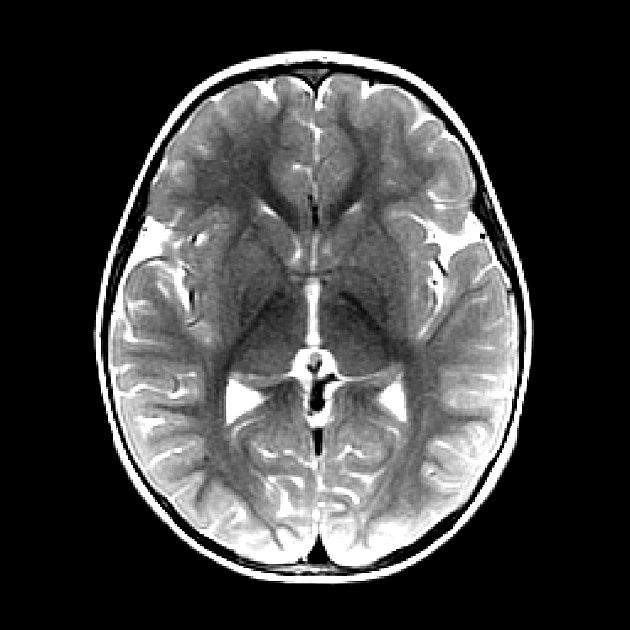
#> input picture dataset/no/no0.jpg, 630 x 630 px; its folder holds 4 pictures in this run
$ python mainTrain.py
#> lines starting #> are read from the running program, lines starting #| are printed output that depends on the picture; pictures that were not available may be replaced by others from this repository, and a replacement may not be noted
#Importing The Libraries
import os
import cv2
from PIL import Image
import numpy as np
from sklearn.model_selection import train_test_split
from sklearn.linear_model import LogisticRegression
from sklearn.metrics import accuracy_score
from sklearn.svm import SVC
import warnings
import pickle

# //Set Dataset Path according to yourself
image_path = './dataset'

#Two Arrays for (Images and Labels->{0,1}) (0 = No Tumor  , 1 = Tumor Present)
dataset = []
label = []


#Importing data into arrays
no_tumor_list = os.listdir(image_path + '/no/')
yes_tumor_list = os.listdir(image_path + '/yes/')

for i,image_name in enumerate(no_tumor_list):
    if(image_name.split('.')[1]=='jpg'):
        image = cv2.imread(image_path+'/no/'+image_name)
#> image is the input picture: shape (630, 630, 3); min 0, max 255, mean 64.3
        image = Image.fromarray(image,'RGB')
        image = image.resize((60,60))
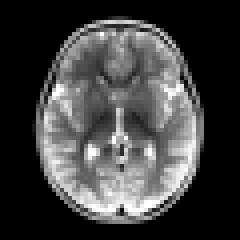
#> image: PIL image 60x60 RGB (shown 4 times larger); min 0, max 255, mean 64.5
        dataset.append(np.array(image))
        label.append(0)
#> pass 2 of the loop `for i,image_name in enumerate(no_tumor_list):`:
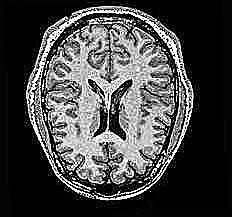
#> input picture dataset/no/no100.jpg, 232 x 217 px
#> image is the input picture: shape (217, 232, 3); min 0, max 255, mean 69.6
#> `image = image.resize((60,60))`:
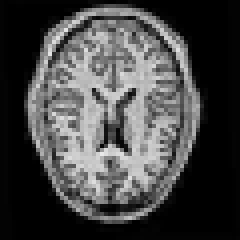
#> image: PIL image 60x60 RGB (shown 4 times larger); min 0, max 233, mean 69.6
#> pass 3 of the loop `for i,image_name in enumerate(no_tumor_list):`:
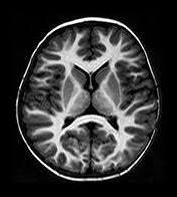
#> input picture dataset/no/no1017.jpg, 177 x 197 px
#> image is the input picture: shape (197, 177, 3); min 0, max 255, mean 53.7
#> `image = image.resize((60,60))`:
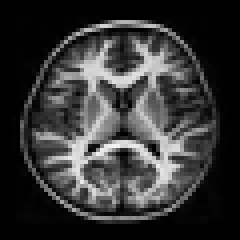
#> image: PIL image 60x60 RGB (shown 4 times larger); min 0, max 244, mean 53.7
#> the loop made 4 passes; the first 3 are shown

for i,image_name in enumerate(yes_tumor_list):
    if(image_name.split('.')[1]=='jpg'):
        image = cv2.imread(image_path+'/yes/'+image_name)
        image = Image.fromarray(image,'RGB')
        image = image.resize((60,60))
        dataset.append(np.array(image))
        label.append(1)

#Defining The Values
dec = {0:'No Tumor', 1:'Tumor Detected'}

#Converting Array to NumPy array (to useNumPy modules)
dataset = np.array(dataset)
label = np.array(label)

#Our ML Algo. works only on 2-D dataset so converting it to 2-D dataset
dataset = dataset.reshape(len(dataset),-1)

#Splitting the data to Train/Test split (Train:80%,Test:20%)
x_train,x_test,y_train,y_test = train_test_split (dataset,label,test_size=0.2,random_state=0)

#You will get the maximum value in (x_train,x_test,y_train,y_test) => 255 (as the max. value of RGB image is 255)
print(x_train.max(), x_train.min())
print(x_test.max(), x_test.min())

#Divide the values with max value to make it complete Binary(0,1)
x_train = x_train/255
x_test = x_test/255

#Algorithm Testing
warnings.filterwarnings('ignore')

lg = LogisticRegression(C=0.1)
lg.fit(x_train, y_train)

# sv = SVC()
# sv.fit(x_train, y_train)

# Training and Testing Score of LG
# print("Training Score:", lg.score(x_train, y_train))
# print("Testing Score:", lg.score(x_test, y_test))
# Training Score: 0.9920833333333333
# Testing Score: 0.97


# Training and Testing Score of SVM
# print("Training Score:", sv.score(x_train, y_train))
# print("Testing Score:", sv.score(x_test, y_test))
# Training Score: 0.9741666666666666
# Testing Score: 0.935

#As accuracy of Logistic Regression is higher than SVM , so we will use Logistic Regression

#Training through other ways
#Training Data Accuracy
x_train_prediction = lg.predict(x_train)
acc = accuracy_score(y_train,x_train_prediction)

print (acc)

acc = round(acc*100,2)

print(acc ,'%')

#Testing Data Accuracy

x_test_prediction = lg.predict(x_test)
acctest = accuracy_score(y_test,x_test_prediction)

print (acctest)

acctest = round(acctest*100,2)

print(acctest ,'%')

#Testing Model on an image

test_img = cv2.imread('/Users/dushyantpant/Desktop/Personal Project/Brain_Tumor Detection/backend/pred/pred5.jpg')
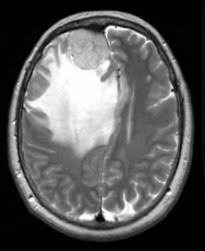
#> input picture dataset/pred/pred5.jpg, 205 x 251 px, found by its file name
#> test_img is the input picture: shape (251, 205, 3); min 0, max 255, mean 90.6

img = Image.fromarray(test_img)

img = img.resize((60,60))
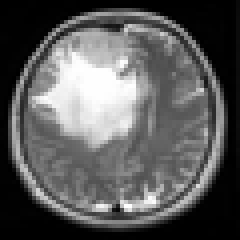
#> img: PIL image 60x60 RGB (shown 4 times larger); min 0, max 255, mean 90.6

img = np.array(img)

img = img.reshape(1,-1)/255

result = lg.predict(img)

result = (dec[result[0]])

print(result)


#Model Building using Pickle

pickle.dump(lg, open('model.pkl', 'wb'))
